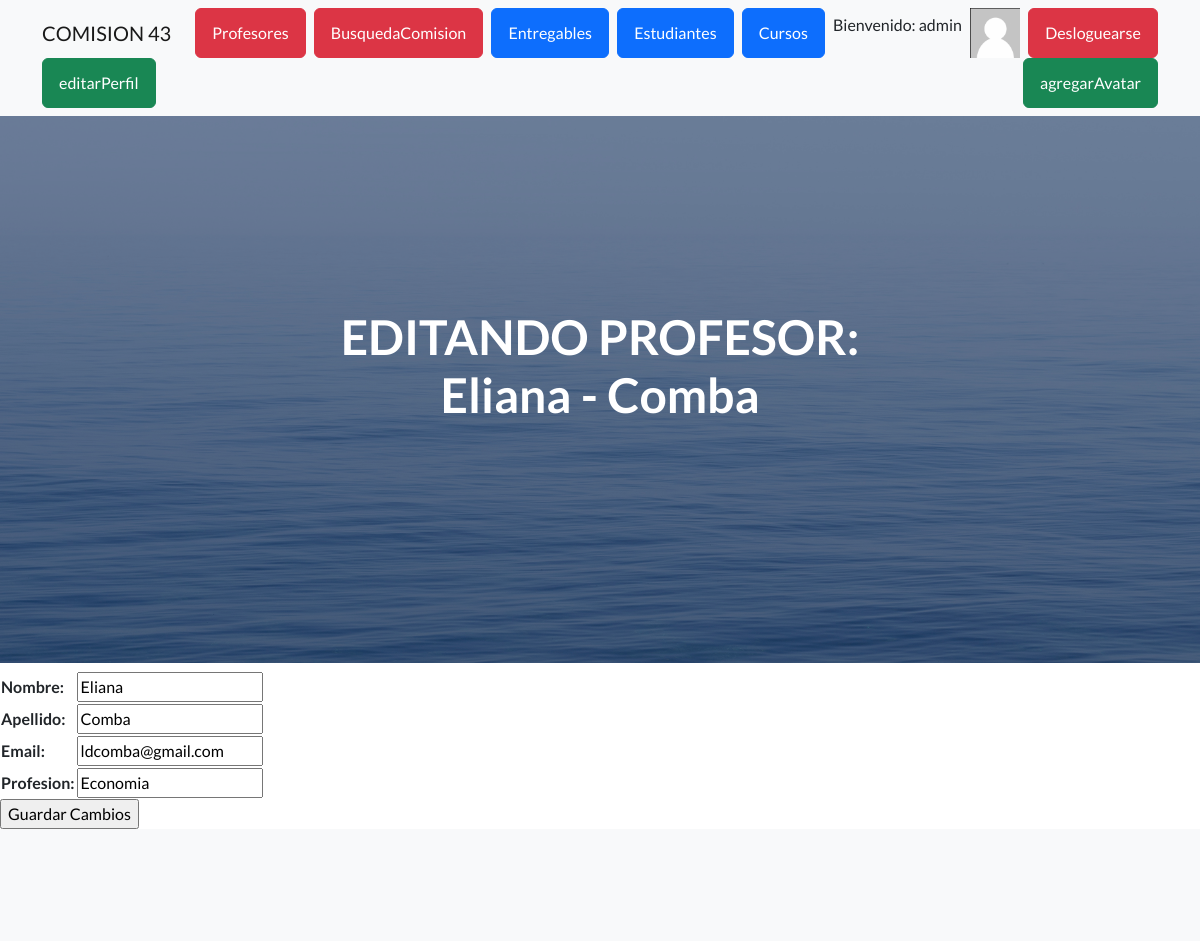
/APPCoder/profesorEditar/5 (signed in, upper part), run on an earlier commit of the app's database.
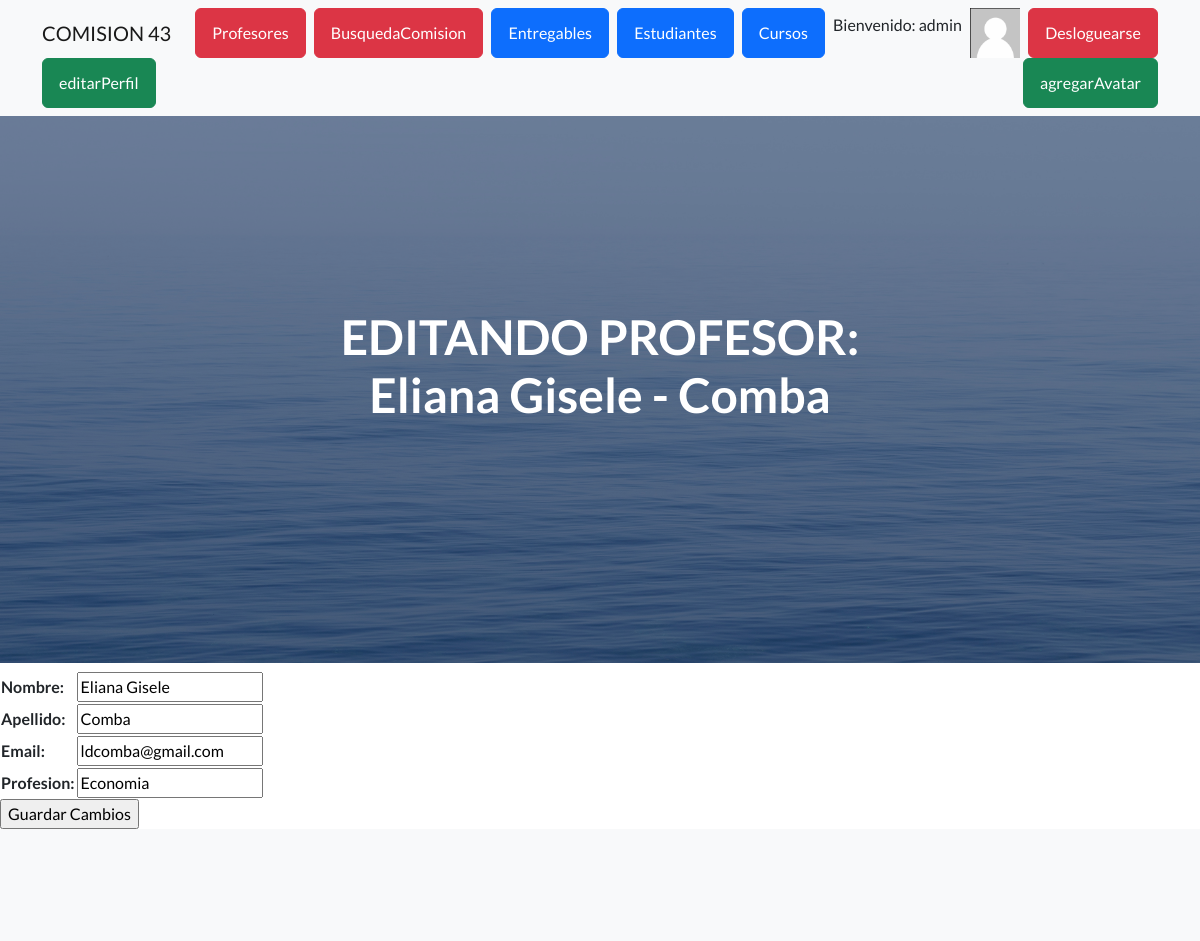
And on a later commit of the database.
### APPCoder/models.py (models this page shows)
class Profesor(models.Model):
    nombre=models.CharField(max_length=30)
    apellido=models.CharField(max_length=30)
    email=models.EmailField()
    profesion=models.CharField(max_length=30)
    def __str__(self):
        return f"{self.nombre} - {self.apellido}"

### APPCoder/views.py (the view)
# urls.py: path("profesorEditar/<id>", profesorEditar, name="profesorEditar"),
@login_required
def profesorEditar(request,id):
    profesor=Profesor.objects.get(id=id)
    if request.method=="POST":
        form=ProfesorForm(request.POST)
        if form.is_valid():
            info=form.cleaned_data
            profesor.nombre=info["nombre"]
            profesor.apellido=info["apellido"]
            profesor.email=info["email"]
            profesor.profesion=info["profesion"]
            profesor.save()
            mensaje="Profesor Editado"
            formulario_profesor=ProfesorForm()
            profesores=Profesor.objects.all()
            return render(request,"profesores.html", {"mensaje": mensaje,"formulario":formulario_profesor,"profesores":profesores,"avatar":obtenerAvatar(request)})
    else:
        formulario_profesor=ProfesorForm(initial={"nombre":profesor.nombre, "apellido":profesor.apellido,"email":profesor.email,"profesion":profesor.profesion,"avatar":obtenerAvatar(request)})
        return render(request,"profesorEditar.html", {"formulario":formulario_profesor,"profesor":profesor,"avatar":obtenerAvatar(request)})

### APPCoder/forms.py
class ProfesorForm(forms.Form):
    nombre=forms.CharField(max_length=50)
    apellido=forms.CharField(max_length=50)
    email=forms.EmailField()
    profesion=forms.CharField(max_length=50)

### APPCoder/views.py (called while the page is built)
def obtenerAvatar(request):
    avatares=Avatar.objects.filter(user=request.user.id)
    if len(avatares)!=0:
        return avatares[0].imagen.url
    else:
        return "media/avatars/avatarpordefecto.png"

### APPCoder/templates/profesorEditar.html (shortened to what this page needs)
{% extends "padre.html" %}
{% load static %}
{% block titulo %} EDITANDO PROFESOR: {{profesor}} {% endblock %}
{% block contenido_que_cambia %}
    <form action="{% url 'profesorEditar' profesor.id %}" method="POST"> {% csrf_token %}
        <table> {{formulario.as_table}}  </table>
        <input type="submit" value="Guardar Cambios">
    </form>
{% endblock %}

What changed in the data, as far as the page shows it:
changed Profesor "Comba": nombre+apellido "Eliana - Comba" → "Eliana Gisele - Comba"; nombre "Eliana" → "Eliana Gisele"
